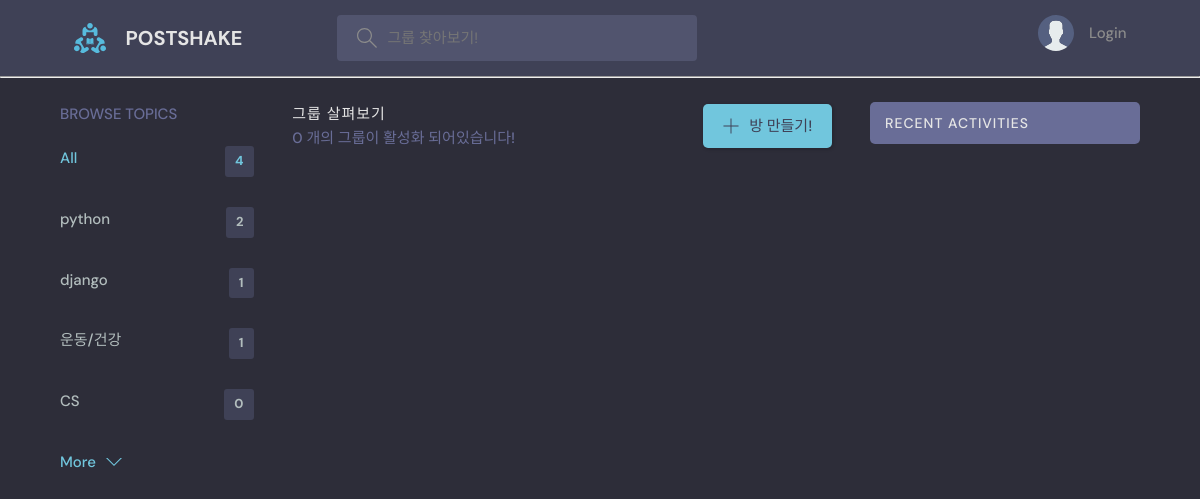
Before: /?q=javascript with the older database file.
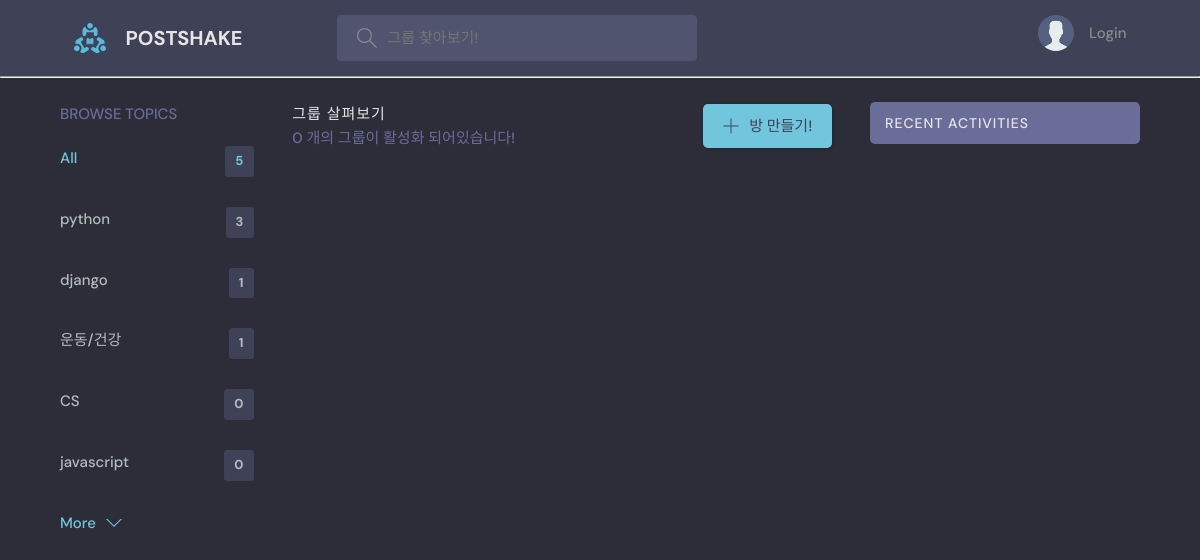
After: the same page with the newer database file.
### base/models.py (models this page shows, shortened)
class Topic(models.Model):
    name = models.CharField(max_length=200)

### base/views.py (the view)
# urls.py: path('', views.home, name='home'),
def home(request):
    q = request.GET.get("q") if request.GET.get("q") != None else ""
    rooms = Room.objects.filter(
        Q(topic__name__icontains=q) | Q(name__icontains=q) | Q(description__icontains=q)
    )
    topics = Topic.objects.all()[0:5]
    room_count = rooms.count()
    room_messages = Message.objects.filter(Q(room__topic__name__icontains=q))
    context = {
        "rooms": rooms,
        "topics": topics,
        "room_count": room_count,
        "room_messages": room_messages,
    }
    return render(request, "base/home.html", context)

### base/templates/base/home.html (shortened to what this page needs)
{% extends 'main.html' %} {% block content %}
<main class="layout layout--3">
  <div class="container">
    {% include 'base/topics_component.html' %}
    <div class="roomList">
      <div class="roomList__header">
        <div>
          <h2>그룹 살펴보기</h2>
          <p>{{ rooms.count }} 개의 그룹이 활성화 되어있습니다!</p>
        </div>
        <a class="btn btn--main" href="{% url 'create-room' %}">
          <svg
            version="1.1"
            xmlns="http://www.w3.org/2000/svg"
            width="32"
            height="32"
            viewBox="0 0 32 32"
          >
            <title>add</title>
            <path
              d="M16.943 0.943h-1.885v14.115h-14.115v1.885h14.115v14.115h1.885v-14.115h14.115v-1.885h-14.115v-14.115z"
            ></path>
          </svg>
          방 만들기!
        </a>
      </div>
    </div>
    {% include 'base/activity_component.html' %}
  </div>
</main>
{% endblock content %}

### base/templates/base/topics_component.html
<div class="topics">
    <div class="topics__header">
      <h2>Browse Topics</h2>
    </div>
    <ul class="topics__list">
      <li>
        <a href="{% url 'home' %}" class="active">All <span>{{ topics.count }}</span></a>
      </li>
        {% for topic in topics %}
        <li>
            <a href="{% url 'home' %}?q={{ topic.name }}">{{ topic.name }}<span>{{ topic.room_set.all.count }}</span></a>
        </li>
        {% endfor %}
    </ul>
    <a class="btn btn--link" href="{% url 'topics' %}">
      More
      <svg version="1.1" xmlns="http://www.w3.org/2000/svg" width="32" height="32" viewBox="0 0 32 32">
        <title>chevron-down</title>
        <path d="M16 21l-13-13h-3l16 16 16-16h-3l-13 13z"></path>
      </svg>
    </a>
  </div>

Changed rows visible on the page:
computed for Topic "python": room_set.all.count "2" → "3"
added Topic: name "javascript", room_set.all.count "0"
Other visible differences:
{{ topics.count }}: "4" → "5"
